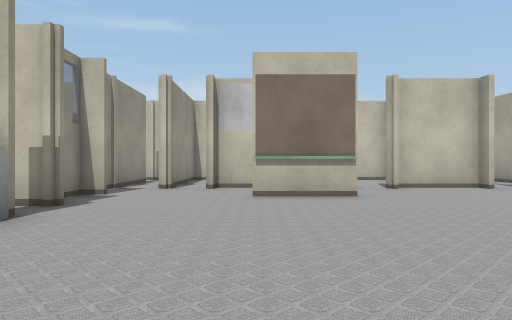
View 1 (above)

24 first-person views from a walk through a Gazebo world. The camera is 0.72 m above the floor, looks level and sees 70° across. The lines on the ground mark 1 m squares. The floor is counted in squares, 1 m on a side. Each view is taken from the middle of a square. On the plan, view 1 faces up. The plan holds only what a view shows up to about 11 squares ahead; the rest is blank. The place goes on beyond the plan. Some surface patterns are stand-ins.

View 2
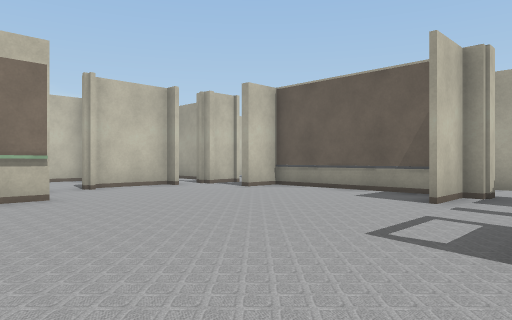

View 3
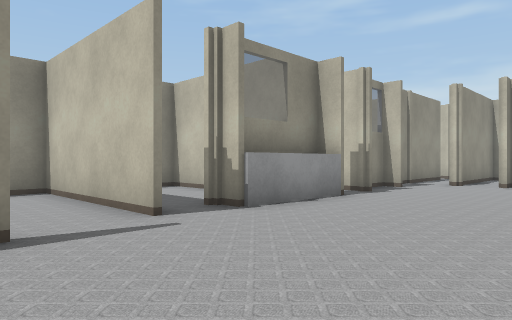

View 4
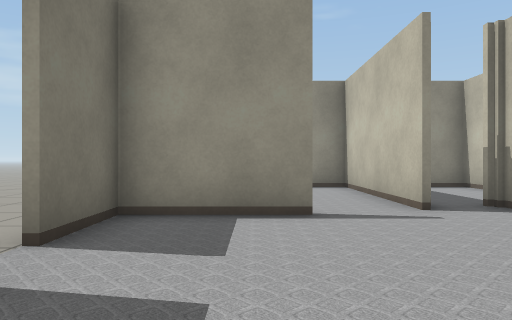

View 5
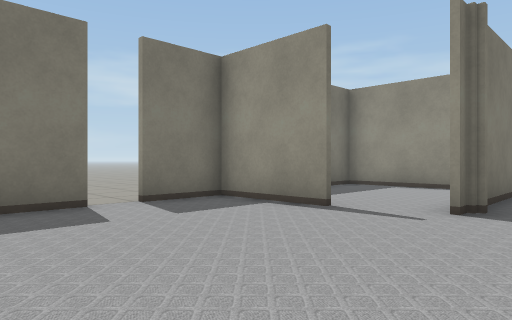

View 6
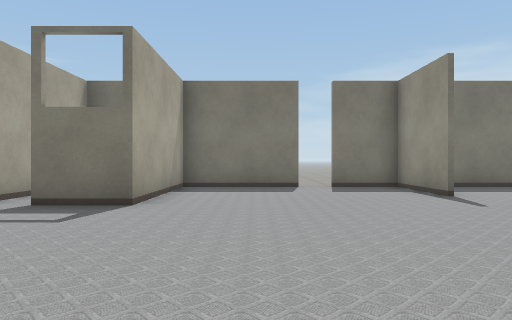

View 7
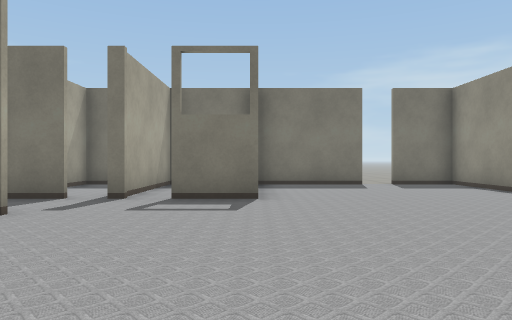

View 8
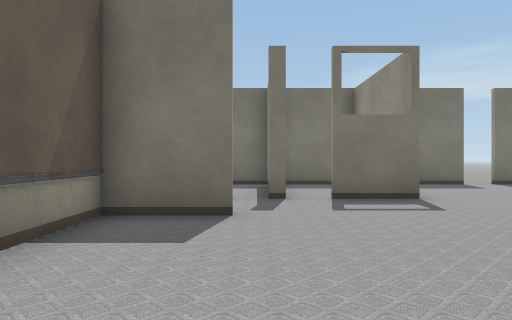

View 9
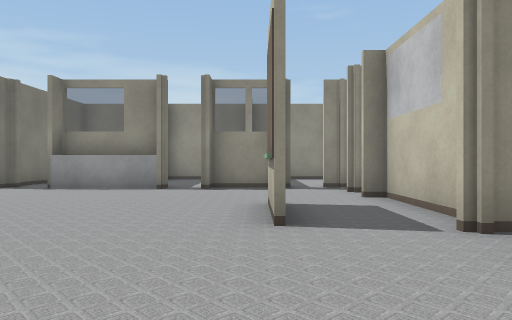

View 10
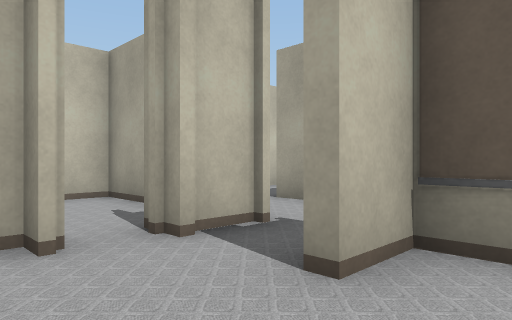

View 11
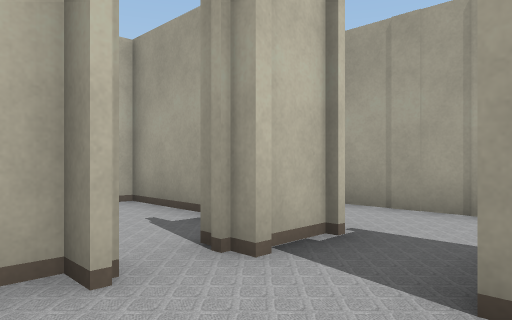

View 12
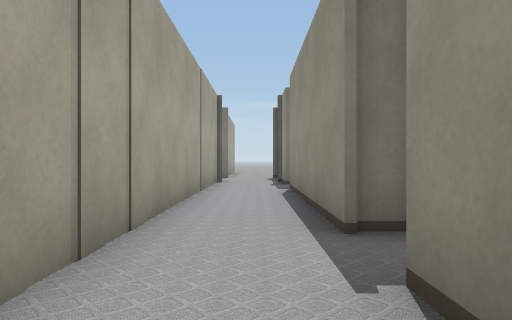

View 13
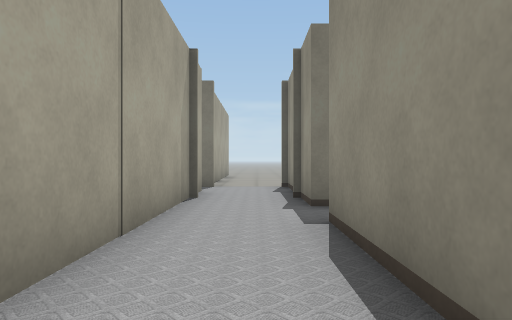

View 14
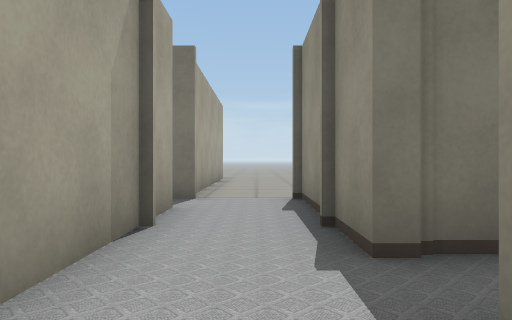

View 15
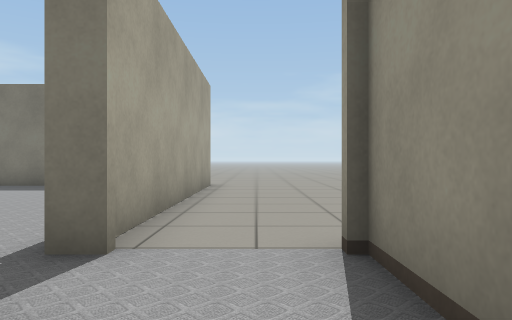

View 16
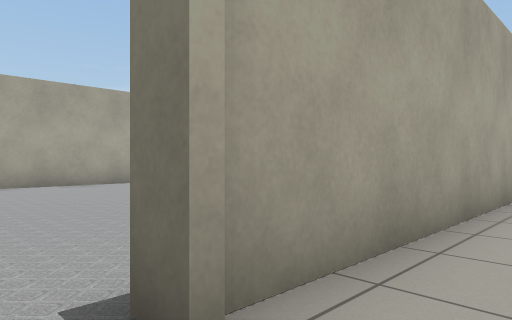

View 17
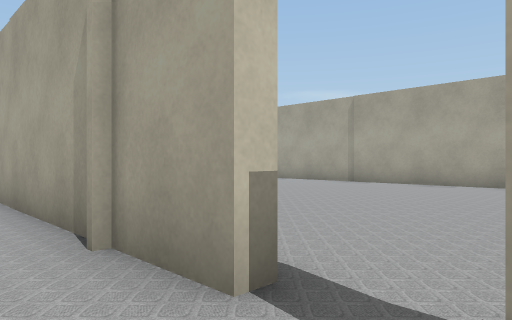

View 18
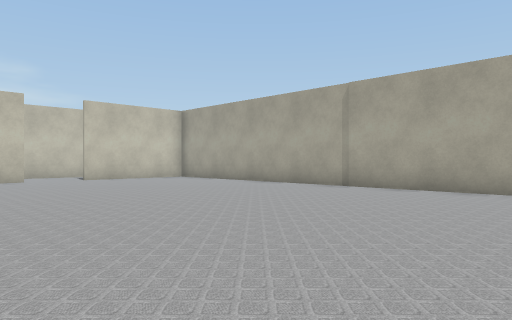

View 19
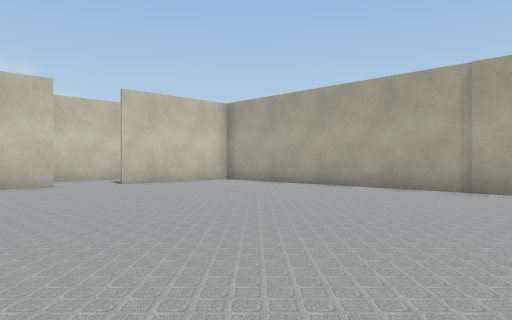

View 20
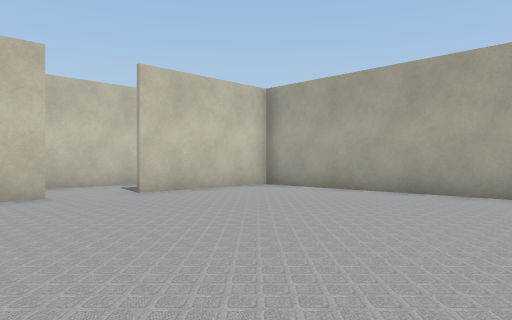

View 21
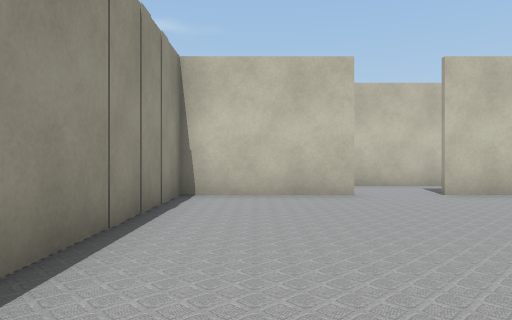

View 22
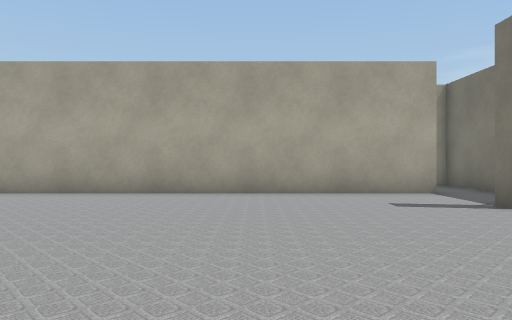

View 23
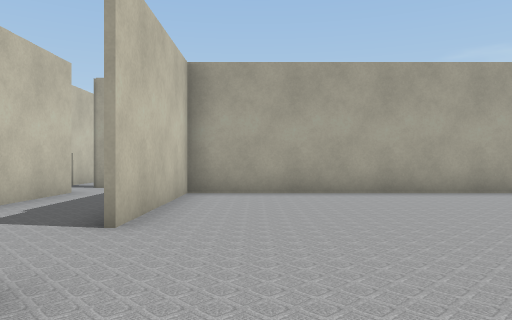

View 24
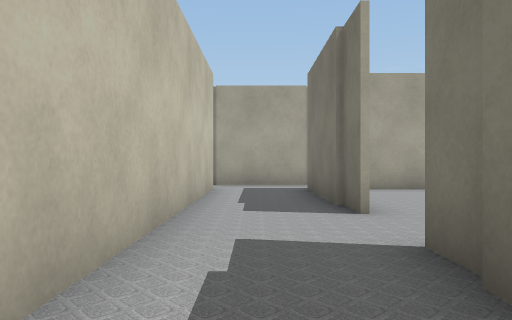

### Floor plan
Ten units are one square. View 1 is at (0, 0); x grows to the right and y downward. Boxes are objects, and circles mark ways between rooms. Rooms are numbered by the first view taken in them; rooms with no view inside come last. Other rooms are left out.
<svg viewBox="-83 -137 302 237">
<path fill="none" stroke="#000" d="M21 -72 -1 -72M62 -23 80 -23 80 -72 69 -72M-31 -49 -31 -18 -38 -18M-36 -45 -36 -15M-32 -4 -44 -4M77 -18 77 -21M-28 12 -28 38 -10 38M-31 -76 -36 -76 -36 -59 -31 -59M58 -90 58 -95 36 -95M-2 38 30 38 30 -2 46 -2M69 -91 69 -96M-65 -5 -32 -5M74 -73 81 -73 81 -18 77 -18M77 -21 62 -21M81 -99 81 -91 69 -91M65 -2 81 -2 81 39M103 26 103 -108M103 38 106 38M141 -105 104 -105 104 -51M199 95 199 -105 158 -105M159 -106 190 -106M191 -106 198 -106M128 -106 141 -106M201 -131 125 -131M214 -105 214 -132M-44 -4 -78 -4 -78 38 -42 38M38 38 84 38M55 38 55 -2M31 -2 31 20M15 -95 -11 -95 -11 -90"/>
<circle cx="75" cy="-10" r="3" fill="#2a7"/>
<circle cx="75" cy="-80" r="3" fill="#2a7"/>
<circle cx="-35" cy="5" r="3" fill="#2a7"/>
<circle cx="50" cy="10" r="3" fill="#2a7"/>
<circle cx="0" cy="-80" r="3" fill="#2a7"/>
<circle cx="100" cy="30" r="3" fill="#2a7"/>
<circle cx="110" cy="-120" r="3" fill="#2a7"/>
<circle cx="150" cy="-110" r="3" fill="#2a7"/>
<text x="20" y="-30">1</text>
<text x="90" y="-50">2</text>
<text x="150" y="-10">3</text>
<text x="160" y="-120">4</text>
<text x="-60" y="20">5</text>
<text x="40" y="20">6</text>
<text x="0" y="-80">7</text>
</svg>
Room 1 opens to room 2. Room 1 opens to room 5. Room 1 opens to room 6. Room 1 opens to room 7. Room 2 opens to room 3. Room 2 opens to room 4. Room 3 opens to room 4.

Where each view was taken, in squares from view 1:
view 1: 0 up, 0 right, facing up
view 2: 0 up, 0 right, facing up-right
view 3: 2 down, 1 right, facing up-left
view 4: 2 down, 2 right, facing left
view 5: 2 up, 2 right, facing down-left
view 6: 6 up, 1 right, facing down
view 7: 7 up, 3 right, facing down
view 8: 7 up, 6 right, facing down
view 9: 7 up, 6 right, facing left
view 10: 6 up, 5 right, facing up-right
view 11: 7 up, 5 right, facing up-right
view 12: 11 up, 9 right, facing down
view 13: 6 up, 9 right, facing down
view 14: 3 up, 9 right, facing down
view 15: 1 down, 9 right, facing down
view 16: 3 down, 9 right, facing down-right
view 17: 4 down, 9 right, facing up-right
view 18: 3 down, 11 right, facing up-right
view 19: 0 up, 11 right, facing up-right
view 20: 3 up, 12 right, facing up-right
view 21: 3 up, 12 right, facing up
view 22: 6 down, 12 right, facing right
view 23: 9 up, 12 right, facing right
view 24: 12 up, 11 right, facing right
